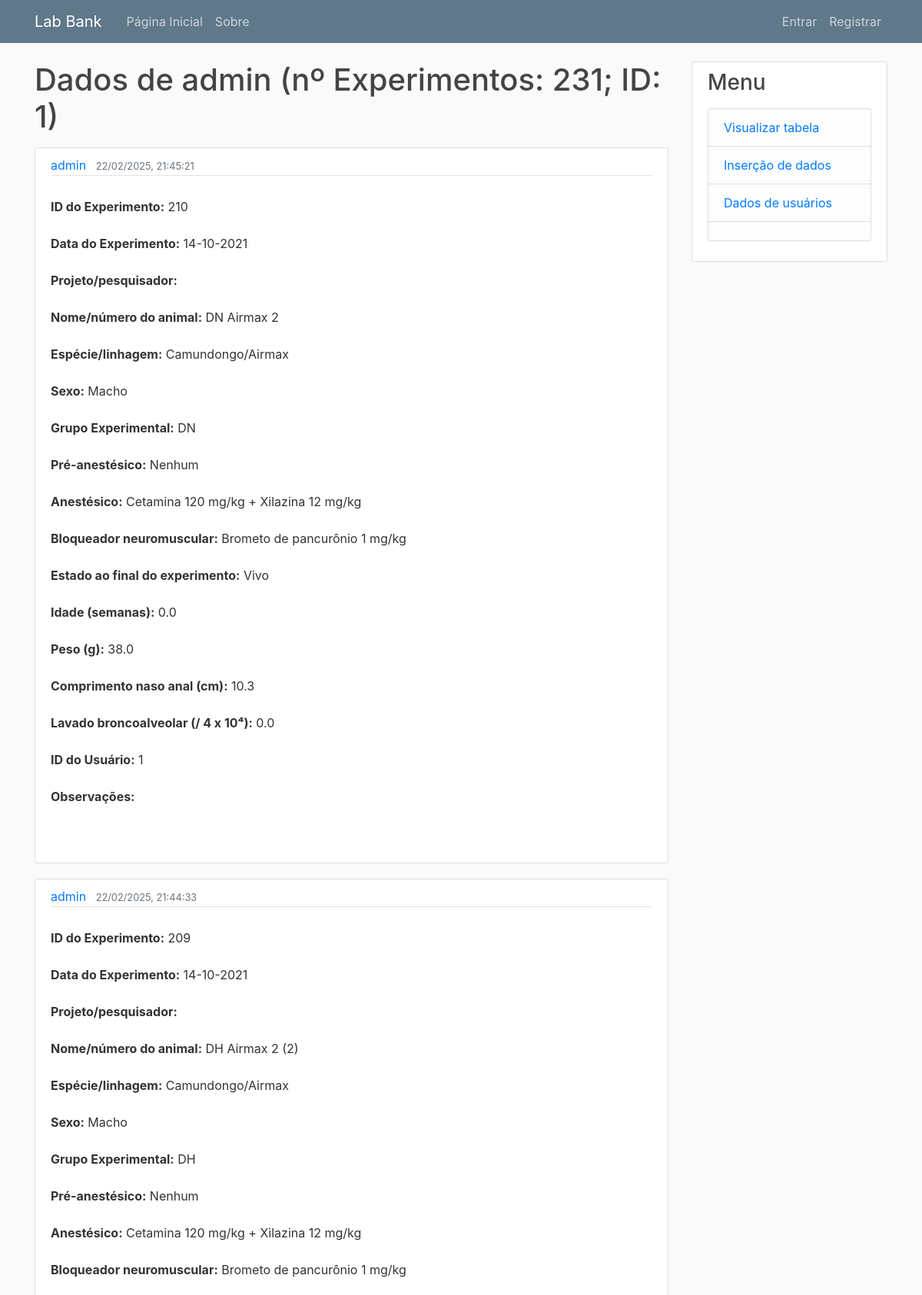
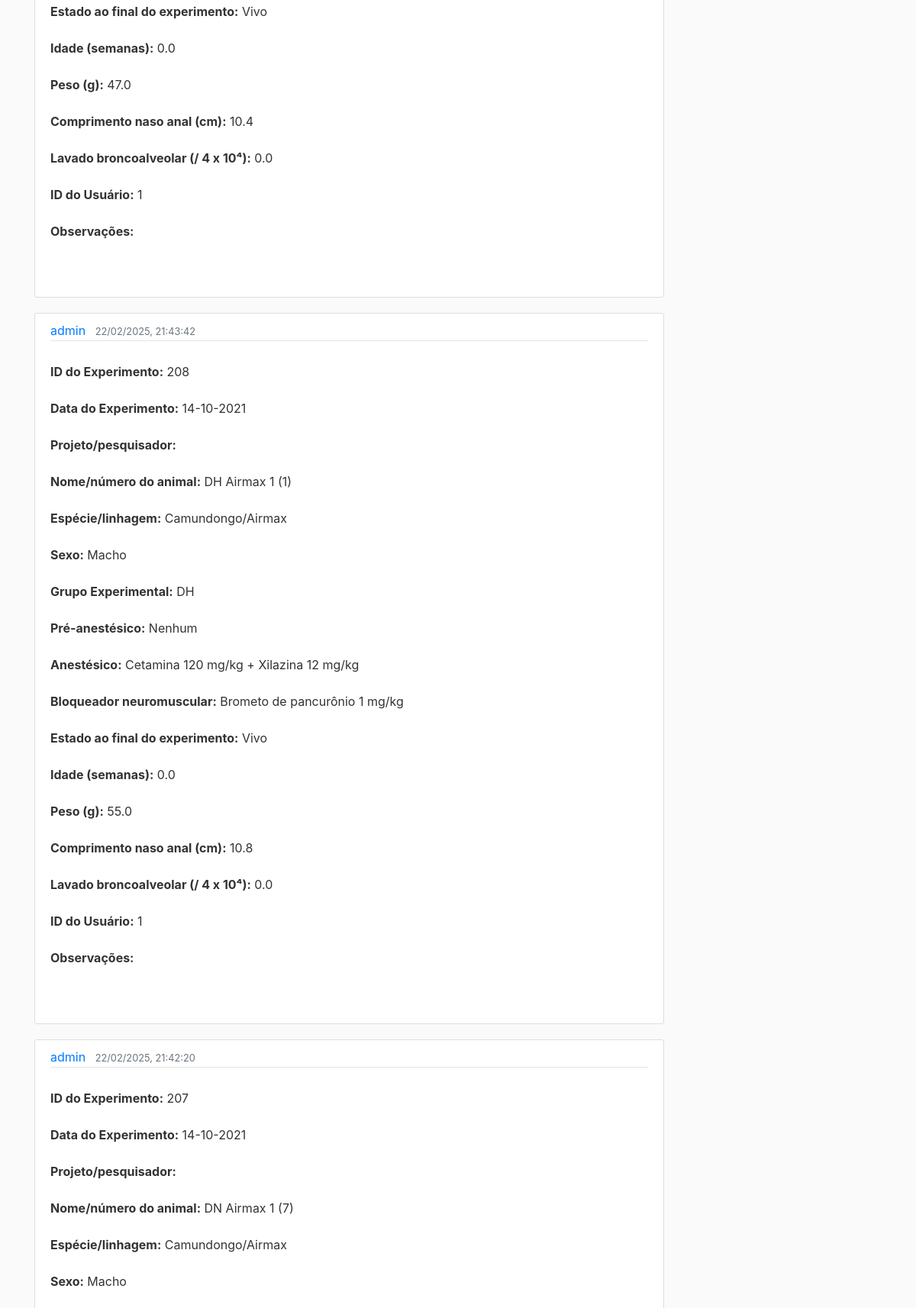
Page /table/admin?page=4 (upper part) on the committed database (2 pictures, top to bottom).
### lab_bank/models.py (models this page shows, shortened)
class User(db.Model, UserMixin):
    id = db.Column(db.Integer, primary_key=True)
    username = db.Column(db.String(100), unique=True, nullable=False)
    email = db.Column(db.String(200), unique=True, nullable=False)
    profile_picture = db.Column(db.String(20), nullable=False, default='default.jpg')
    password = db.Column(db.String(60))
    is_admin = db.Column(db.Boolean, default=False)
    posts = db.relationship('Post', backref='author', lazy=True)
    subjects = db.relationship('Subject', backref='owner', lazy=True)

class Subject(db.Model):
    id = db.Column(db.Integer, primary_key=True)
    date = db.Column(db.Date, nullable=False)
    lineage = db.Column(db.String(50), nullable=False)
    sex = db.Column(db.String(50), nullable=False)
    ova_or_control = db.Column(db.String(50), nullable=False)
    dead_or_alive = db.Column(db.String(50), nullable=False)
    acepromazine = db.Column(db.String(50), nullable=False)
    anesthesic = db.Column(db.String(50), nullable=False)
    neuromuscular_blocker = db.Column(db.String(50), nullable=False)
    age = db.Column(db.Float, nullable=False)
    weight = db.Column(db.Float, nullable=False)
    project = db.Column(db.String(255), nullable=True)
    name_number = db.Column(db.String(255), nullable=True)
    naso_anal_length = db.Column(db.Float, nullable=True)
    bronchoalveolar_lavage = db.Column(db.Float, nullable=True)
    user_id = db.Column(db.Integer, db.ForeignKey('user.id'), nullable=False)
    excel_file_path = db.Column(db.String(255), nullable=True)
    flexivent = db.Column(db.String(50), nullable=False)
    date_created = db.Column(db.DateTime, default=datetime.utcnow)
    observations = db.Column(Text, nullable=True)

### lab_bank/table/routes.py (the view)
@table.route("/table/<string:username>")
def user_subjects(username):
    page = request.args.get('page', 1, type=int)
    user = User.query.filter_by(username=username).first_or_404()
    subjects = Subject.query.filter_by(user_id=user.id).order_by(Subject.id.desc()).paginate(page=page, per_page=7)
    return render_template('user_subjects.html', user=user, title=f'Dados de {username}', subjects=subjects)

### lab_bank/templates/user_subjects.html (shortened to what this page needs)
{% extends 'layout.html' %}
{% block content %}
<h1 class="mb-3"> Dados de {{ user.username }} (nº Experimentos: {{ subjects.total }}; ID: {{ user.id }})</h1>
{% for subject in subjects.items %}
	<article class="media content-section">
		<div class="media-body">
			<div class="article-metadata">
				<a class="mr-2" href="{{ url_for('table.user_subjects', username=subject.owner.username) }}">{{ user.username }}</a>
				<small class="text-muted">{{ subject.date_created.strftime('%d/%m/%Y, %H:%M:%S') }}</small>
			</div>
			<p class="article-content">
				<strong>ID do Experimento:</strong> {{ subject.id }}<br>
				<strong>Data do Experimento:</strong> {{ subject.date.strftime('%d-%m-%Y') if subject.date else 'N/A' }}<br>
				<strong>Projeto/pesquisador:</strong> {{ subject.project }}<br>
				<strong>Nome/número do animal:</strong> {{ subject.name_number }}<br>
				<strong>Espécie/linhagem:</strong> {{ subject.lineage }}<br>
				<strong>Sexo:</strong> {{ subject.sex }}<br>
				<strong>Grupo Experimental:</strong> {{ subject.ova_or_control }}<br>
				<strong>Pré-anestésico:</strong> {{ subject.acepromazine }}<br>
				<strong>Anestésico:</strong> {{ subject.anesthesic }}<br>
				<strong>Bloqueador neuromuscular:</strong> {{ subject.neuromuscular_blocker }}<br>
				<strong>Estado ao final do experimento:</strong> {{ subject.dead_or_alive }}<br>
				<strong>Idade (semanas):</strong> {{ subject.age }}<br>
				<strong>Peso (g):</strong> {{ subject.weight }}<br>
				<strong>Comprimento naso anal (cm):</strong> {{ subject.naso_anal_length }}<br>
				<strong>Lavado broncoalveolar (/ 4 x 10⁴):</strong> {{ subject.bronchoalveolar_lavage }}<br>
				<strong>ID do Usuário:</strong> {{ subject.user_id }}<br>
				<strong>Observações:</strong> {{ subject.observations }}<br>
			</p>
	</article>
{% endfor %}
{% endblock %}

### lab_bank/static/main.css (style rules this page uses)
body { background: #fafafa; color: #333333; margin-top: 5rem; }
h1, h2, h3, h4, h5, h6 { color: #444444; }
.content-section { background: #ffffff; padding: 10px 20px; border: 1px solid #dddddd; border-radius: 3px; margin-bottom: 20px; }
.article-content { white-space: pre-line; }
.article-metadata { padding-bottom: 1px; margin-bottom: 4px; border-bottom: 1px solid #e3e3e3 }

### rows in the picture
User: username "admin", id "1"
Subject: date_created "22/02/2025, 21:45:21", id "210", date "14-10-2021", name_number "DN Airmax 2", lineage "Camundongo/Airmax", sex "Macho", ova_or_control "DN", acepromazine "Nenhum", anesthesic "Cetamina 120 mg/kg + Xilazina 12 mg/kg", neuromuscular_blocker "Brometo de pancurônio 1 mg/kg", dead_or_alive "Vivo", age "0.0", weight "38.0", naso_anal_length "10.3", bronchoalveolar_lavage "0.0", user_id "1"
Subject: date_created "22/02/2025, 21:44:33", id "209", date "14-10-2021", name_number "DH Airmax 2 (2)", lineage "Camundongo/Airmax", sex "Macho", ova_or_control "DH", acepromazine "Nenhum", anesthesic "Cetamina 120 mg/kg + Xilazina 12 mg/kg", neuromuscular_blocker "Brometo de pancurônio 1 mg/kg", dead_or_alive "Vivo", age "0.0", weight "47.0", naso_anal_length "10.4", bronchoalveolar_lavage "0.0", user_id "1"
Subject: date_created "22/02/2025, 21:43:42", id "208", date "14-10-2021", name_number "DH Airmax 1 (1)", lineage "Camundongo/Airmax", sex "Macho", ova_or_control "DH", acepromazine "Nenhum", anesthesic "Cetamina 120 mg/kg + Xilazina 12 mg/kg", neuromuscular_blocker "Brometo de pancurônio 1 mg/kg", dead_or_alive "Vivo", age "0.0", weight "55.0", naso_anal_length "10.8", bronchoalveolar_lavage "0.0", user_id "1"
Subject: date_created "22/02/2025, 21:42:20", id "207", date "14-10-2021", name_number "DN Airmax 1 (7)", lineage "Camundongo/Airmax", sex "Macho"

### other values in the picture
{{ subjects.total }} "231"
